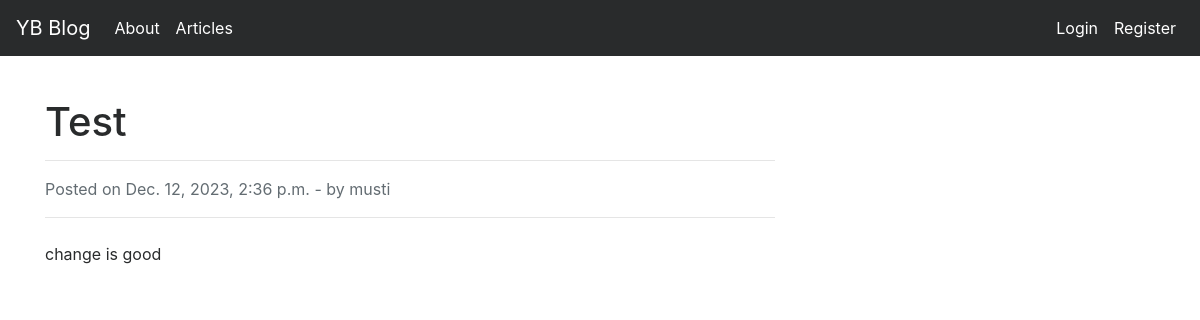
The app's page /articles/article/1 with its own data.
### article/models.py (models this page shows, shortened)
class Article(models.Model):
    author = models.ForeignKey('auth.User', on_delete=models.CASCADE)
    title = models.CharField(max_length=50)
    contet= RichTextField()
    created_date = models.DateTimeField(auto_now_add=True)
    article_image = models.FileField(blank = True,null = True,verbose_name="Add Image")

### article/views.py (the view)
# urls.py: path('article/<int:id>',views.detail,name = "detail"),
def detail(request,id):
    article=get_object_or_404(Article,id=id)
    return render(request,'detail.html',{'article':article})

### templates/detail.html (shortened to what this page needs)
{% extends "layout.html" %}
{% block body %}
<div class="row">
                <div class="col-lg-8">
                    <article>
                        <header class="mb-4">
                            <h1 class="fw-bolder mb-1">{{article.title}}</h1>
                            <hr>
                            <div class="text-muted fst-italic mb-2">Posted on {{article.created_date}} - by {{article.author.username}}</div>
                            <hr>
                        </header>
                        <section class="mb-5">
                            <p class="lead">
                                {{article.contet|safe}}
                            </p>
                        </section>
                    </article>
                </div>
            </div>
{% endblock body %}

### records on screen
Article: title "Test", created_date "Dec. 12, 2023, 2:36 p.m.", author.username "musti", contet "change is good"
